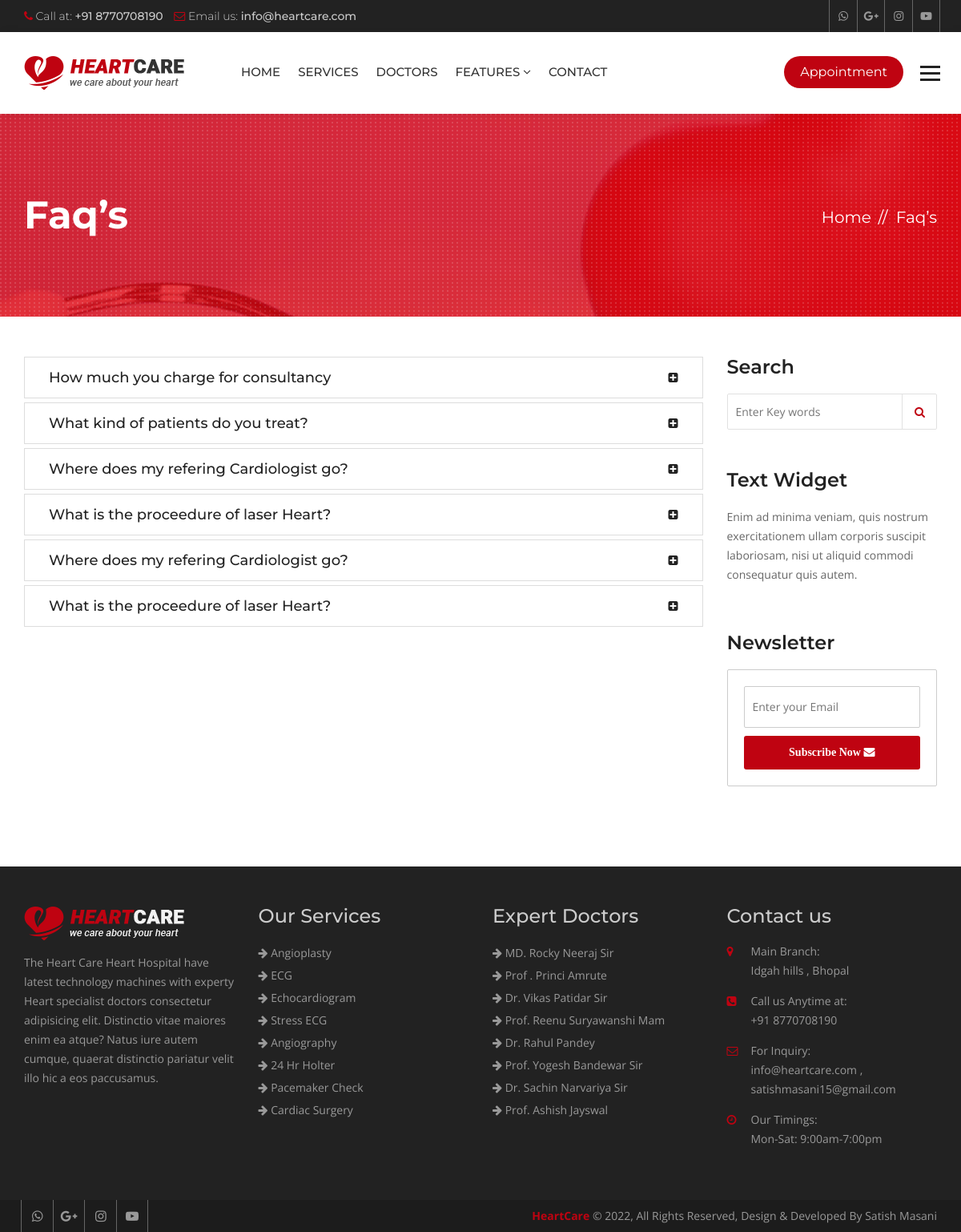
The page /faqs/ on the database its author committed.
### hospital/models.py (models this page shows, shortened)
class Faq(models.Model):
    question = models.CharField(max_length=120)
    answer = models.TextField()

class Service(models.Model):
    title = models.CharField(max_length=120)
    description = models.TextField()
    items = models.ManyToManyField(to='Item',)
    thumbnail = models.ImageField(upload_to='services/')
    cover = models.ImageField(upload_to='services/')
    image1 = models.ImageField(upload_to='services/', blank=True, null=True)
    image2 = models.ImageField(upload_to='services/', blank=True, null=True)

class Doctor(models.Model):
    name = models.CharField(max_length=120)
    speciality = models.CharField(max_length=120)
    picture = models.ImageField(upload_to="doctors/")
    details = models.TextField()
    experience = models.TextField()
    expertize = models.ManyToManyField(to='Expertize', related_name='doctors')
    twitter = models.CharField(max_length=120, blank=True, null=True)
    facebook = models.CharField(max_length=120, blank=True, null=True)
    instagram = models.CharField(max_length=120, blank=True, null=True)

### hospital/views.py (the view)
# urls.py: path('faqs/', views.FaqListView.as_view(), name="faqs"),
class FaqListView(ListView):
    template_name = 'hospital/faqs.html'
    queryset = Faq.objects.all()

### hospital/context_processors.py (called while the page is built)
def footer_content(request):
    services = Service.objects.all()
    doctors = Doctor.objects.all()
    context = {
        'services': services,
        'doctors': doctors
    }
    return context

### templates/hospital/faqs.html (shortened to what this page needs)
{% extends 'base.html' %}
{% block maincontent %}
<div class="inner-banner">
  <div class="container">
    <div class="row">
      <div class="col-md-7">
        <h1>Faq’s</h1>
      </div>
      <div class="col-md-5">
        <ol class="breadcrumb">
          <li><a href="{% url 'index' %}">Home</a></li>
          <li class="active">Faq’s</li>
        </ol>
      </div>
    </div>
  </div>
</div>
<div class="main-content">
  <section class="faqs">
    <div class="container">
      <div class="row">
        <div class="col-md-9">
          <div class="panel-group" id="accordion" role="tablist" aria-multiselectable="true">
            {% for faq in object_list %}
            <div class="panel panel-default">
              <div class="panel-heading" role="tab" id="heading{{ forloop.counter }}">
                <h4 class="panel-title"> <a class="collapsed" role="button" data-toggle="collapse"
                    data-parent="#accordion" href="#collapse{{ forloop.counter }}" aria-expanded="false"
                    aria-controls="collapse{{ forloop.counter }}">
                    {{ faq.question }}</a></h4>
              </div>
            </div>
            {% endfor %}
          </div>
        </div>
        <aside class="col-md-3">
          <div class="sidebar">
            <div class="widget search-widget">
              <h3>Search</h3>
              <form class="search-form">
                <input placeholder="Enter Key words" type="search">
                <button type="submit"><i class="fa fa-search" aria-hidden="true"></i></button>
              </form>
            </div>
            <div class="widget text-widget">
              <h3>Text Widget</h3>
              <p>Enim ad minima veniam, quis nostrum exercitationem ullam corporis suscipit laboriosam, nisi ut
                aliquid commodi consequatur quis autem.</p>
            </div>
            <div class="widget newsletter-widget">
              <h3>Newsletter</h3>
              <form class="newsletter-form">
                <input placeholder="Enter your Email" type="email">
                <button type="submit">Subscribe Now <i class="fa fa-envelope" aria-hidden="true"></i></button>
              </form>
            </div>
          </div>
        </aside>
      </div>
    </div>
  </section>
</div>
{% endblock maincontent %}

### templates/partials/_footer.html
{% load static %}
<footer class="footer">
  <div class="footer-widgets">
    <div class="container">
      <div class="row">
        <div class="col-md-3 col-sm-6">
          <div class="widget"> <img class="ft-logo" src="{% static 'heartcare/images/footer-logo.png' %}" alt="">
            <p>The Heart Care Heart Hospital have latest technology machines with experty Heart specialist doctors
              consectetur adipisicing elit. Distinctio vitae maiores enim ea atque? Natus iure autem cumque, quaerat
              distinctio pariatur velit illo hic a eos paccusamus. </p>
          </div>
        </div>
        <div class="col-md-3 col-sm-6">
          <div class="widget">
            <h3>Our Services</h3>
            <ul>
              {% for service in services|slice:':8' %}
              <li><a href="{% url 'service_details' service.id %}"><i class="fa fa-arrow-right"></i>
                  {{service.title }}</a></li>
              {% endfor %}
            </ul>
          </div>
        </div>
        <div class="col-md-3 col-sm-6">
          <div class="widget">
            <h3>Expert Doctors</h3>
            <ul>
              {% for doctor in doctors|slice:':8' %}
              <li><a href="{% url 'doctor_details' doctor.id %}"><i class="fa fa-arrow-right"></i> {{ doctor.name }}</a>
              </li>
              {% endfor %}
            </ul>
          </div>
        </div>
        <div class="col-md-3 col-sm-6">
          <div class="widget">
            <h3>Contact us</h3>
            <address>
              <ul>
                <li> <span class="icon"><i class="fa fa-map-marker" aria-hidden="true"></i></span> <span
                    class="add-text"><strong>Main Branch:</strong> Idgah hills , Bhopal</span> </li>
                <li> <span class="icon"><i class="fa fa-phone-square" aria-hidden="true"></i></span> <span
                    class="add-text"><strong>Call us Anytime at:</strong> +91 8770708190</span> </li>
                <li> <span class="icon"><i class="fa fa-envelope-o" aria-hidden="true"></i></span> <span
                    class="add-text"><strong>For Inquiry:</strong> info@heartcare.com , satishmasani15@gmail.com</span> </li>
                <li> <span class="icon"><i class="fa fa-clock-o" aria-hidden="true"></i></span> <span
                    class="add-text"><strong>Our Timings:</strong> Mon-Sat: 9:00am-7:00pm</span> </li>
              </ul>
            </address>
          </div>
        </div>
      </div>
    </div>
  </div>
  <div class="footer-cr">
    <div class="container">
      <div class="row">
        <div class="col-md-6">
          <div class="footer-social"> <a href="#"><i class="fa fa-whatsapp" aria-hidden="true"></i></a> </a> <a href="#"><i class="fa fa-google-plus"
                aria-hidden="true"></i></a> <a href="#"><i class="fa fa-instagram" aria-hidden="true"></i></a> <a
              href="#"><i class="fa fa-youtube-play" aria-hidden="true"></i></a>
          </div>
        </div>
        <div class="col-md-6">
          <p><strong>HeartCare</strong> © {% now 'Y' %}, All Rights Reserved, Design & Developed By Satish Masani</p>
        </div>
      </div>
    </div>
  </div>
</footer>

### heartcare/static/heartcare/css/custom.css (style rules this page uses)
html body { font-family: 'Open Sans', sans-serif; color: #777777; font-size: 14px; }
p { line-height: 24px; }
body h1, body h2, body h3, body h4, body h5, body h6 { font-family: 'Montserrat', sans-serif; margin: 0px; }
body h1 { font-size: 48px; }
body h3 { font-size: 24px; }
body h4 { font-size: 20px; }
.inner-banner { background: url(../images/inner.jpg) no-repeat top center; position: relative; width: 100%; float: left; padding: 100px 0 100px; background-color: #bf0311; z-index: 0; }
.inner-banner:after { background: url(../images/patt.png); position: absolute; left: 0; top: 0; content: ""; width: 100%; height: 100%; }
.inner-banner .container { position: relative; z-index: 99; }
.inner-banner h1 { color: #fff; font-weight: 700; }
.inner-banner .breadcrumb { text-align: right; background: none; padding: 0px; margin: 15px 0 0; }
.inner-banner .breadcrumb>li, .inner-banner .breadcrumb>li a { color: #fff; font-size: 20px; font-family: 'Montserrat', sans-serif; }
.inner-banner .breadcrumb>li+li::before { color: #fff; content: "// "; padding: 0 5px; }
.main-content { width: 100%; float: left; padding: 50px 0; }
.faqs .panel-default>.panel-heading { background: #ffffff none repeat scroll 0 0; border: 0 none; padding: 0 30px; position: relative; }
.faqs .panel-default>.panel-heading a { color: #222; display: block; }
.faqs .panel-default>.panel-heading a.collapsed { color: #222; }
.faqs .panel-default>.panel-heading a::after { color: #bf0311; content: "\f146"; font-family: FontAwesome; font-size: 14px; position: absolute; right: 30px; top: 0; }
.faqs .panel-default>.panel-heading a.collapsed::after { color: #222; content: "\f0fe"; font-family: FontAwesome; font-size: 14px; position: absolute; right: 30px; top: 0; }
.faqs .panel-default>.panel-heading h4 { font-weight: 500; line-height: 50px; font-size: 18px; }
.faqs .panel-default>.panel-heading h4 a { color: #bf0311; }
.faqs .panel-group .panel { border-radius: 0; box-shadow: none; }
.footer { width: 100%; float: left; background: #222222; padding: 50px 0 0 0; }
.footer .widget { width: 100%; float: left; margin: 0 0 50px; }
.footer .widget ul { margin: 0px; padding: 0px; list-style: none; }
.footer .widget li { line-height: 28px; color: #999999; }
.footer .widget a { color: #999; }
.footer .widget h3 { margin: 0 0 20px; color: #cccccc; line-height: 24px; }
.ft-logo { margin-bottom: 16px; max-width: 100%; height: auto; }
.footer .widget p { line-height: 24px; color: #999999; }
.footer .widget address li { float: left; line-height: 24px; margin-bottom: 14px; width: 100%; }
.widget address .icon { width: 30px; float: left; color: #bf0311; }
.widget address .add-text { float: left; width: 80%; }
.widget address .add-text>strong { display: block; font-weight: 400; }
.footer-cr { width: 100%; float: left; clear: both; background: #1c1c1c; }
.footer-cr p { margin: 0px; line-height: 40px; color: #999999; text-align: right; }
.footer-cr p strong { color: #bf0311; }
.footer-social a { border-left: 1px solid #666666; color: #999999; display: inline-block; font-size: 16px; line-height: 40px; margin-left: -4px; text-align: center; width: 40px; }
.footer-social a:last-child { border-right: 1px solid #666666; }
.sidebar .widget { float: left; margin-bottom: 50px; width: 100%; }
.sidebar .widget h3 { color: #222222; font-size: 24px; font-weight: 600; margin: 0 0 20px; }
.search-form { overflow: hidden; position: relative; width: 100%; }
.search-form input { border: 1px solid #e1e1e1; border-radius: 2px; height: 45px; padding: 0 10px; width: 100%; }
.search-form button { -moz-border-bottom-colors: none; -moz-border-left-colors: none; -moz-border-right-colors: none; -moz-border-top-colors: none; background: rgba(0, 0, 0, 0) none repeat scroll 0 0; border-color: currentcolor currentcolor currentcolor #e1e1e1; border-image: none; border-style: none none none solid; border-width: 0 0 0 1px; color: #666666; height: 45px; line-height: 45px; padding: 0 15px; position: absolute; right: 0; top: 0; }
.sidebar .text-widget p { color: #666666; line-height: 24px; }
.newsletter-form { background: #fff; border-radius: 2px; padding: 20px; border: 1px solid #ccc; }
.newsletter-form input { border: 1px solid #cccccc; border-radius: 2px; line-height: 50px; padding: 0 10px; width: 100%; }
.newsletter-form button { border: 0 none; border-radius: 3px; color: #ffffff; font-family: "Roboto Slab", serif; font-weight: 700; line-height: 40px; margin-top: 10px; text-align: center; width: 100%; }

### rows shown on the page
Faq: question "How much you charge for consultancy"
Faq: question "What kind of patients do you treat?"
Faq: question "Where does my refering Cardiologist go?"
Faq: question "What is the proceedure of laser Heart?"
Faq: question "Where does my refering Cardiologist go?"
Faq: question "What is the proceedure of laser Heart?"
Service: title "Angioplasty"
Service: title "ECG"
Service: title "Echocardiogram"
Service: title "Stress ECG"
Service: title "Angiography"
Service: title "24 Hr Holter"
Service: title "Pacemaker Check"
Service: title "Cardiac Surgery"
Doctor: name "MD. Rocky Neeraj Sir"
Doctor: name "Prof . Princi Amrute"
Doctor: name "Dr. Vikas Patidar Sir"
Doctor: name "Prof. Reenu Suryawanshi Mam"
Doctor: name "Dr. Rahul Pandey"
Doctor: name "Prof. Yogesh Bandewar Sir"
Doctor: name "Dr. Sachin Narvariya Sir"
Doctor: name "Prof. Ashish Jayswal"
